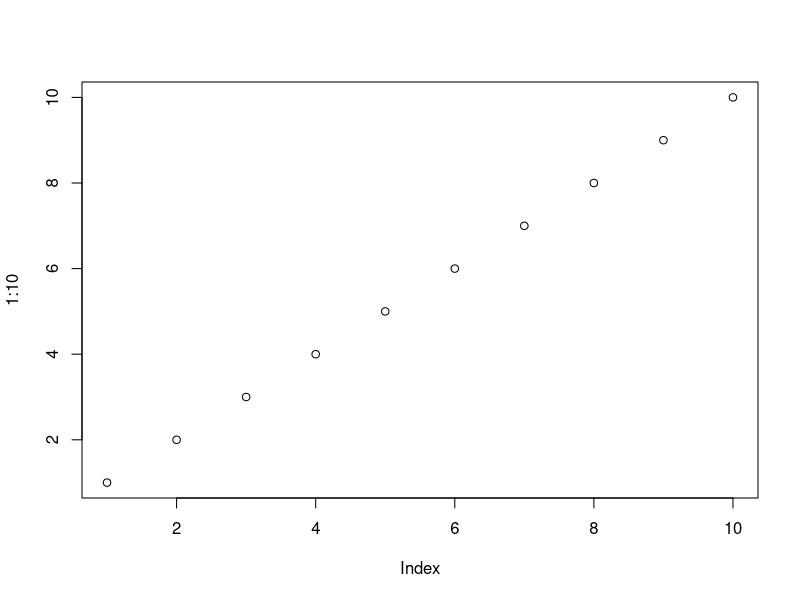
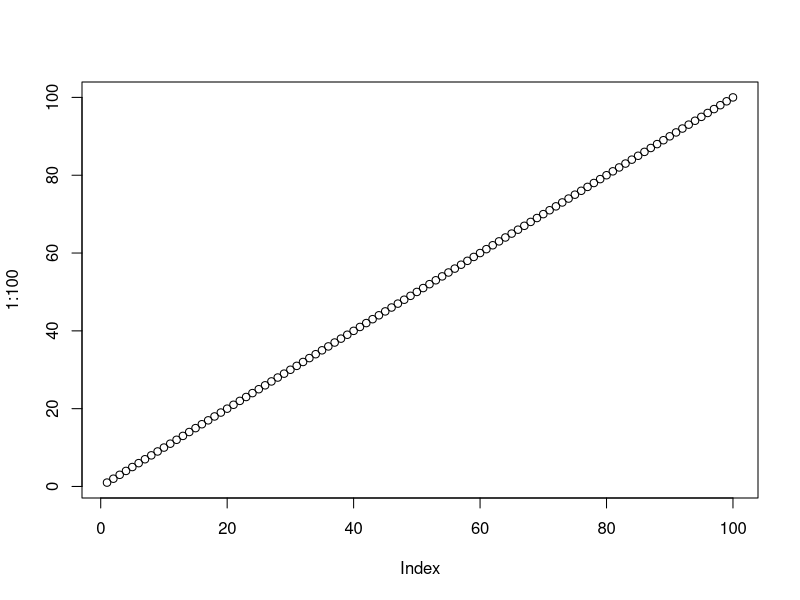
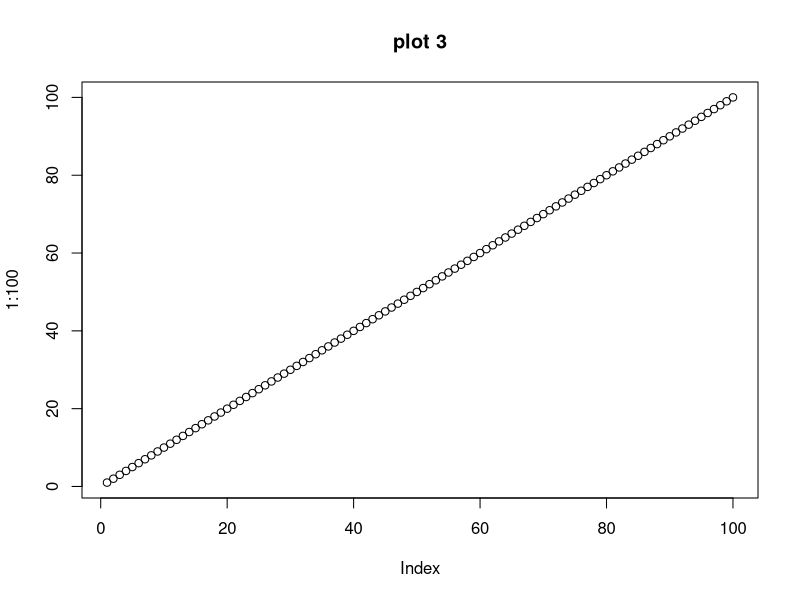

Source code (R) for these figures, in order:
### Example Plots

pdf(file = "~/Documents/GitHub/cl_gitTutorial/data/plot1.pdf")
plot(1:10)
dev.off()

pdf(file = "~/Documents/GitHub/cl_gitTutorial/data/plot2.pdf")
plot(1:100)
dev.off()

pdf(file = "~/Documents/GitHub/cl_gitTutorial/data/plot3.pdf")
plot(1:100, main = "plot 3")
dev.off()